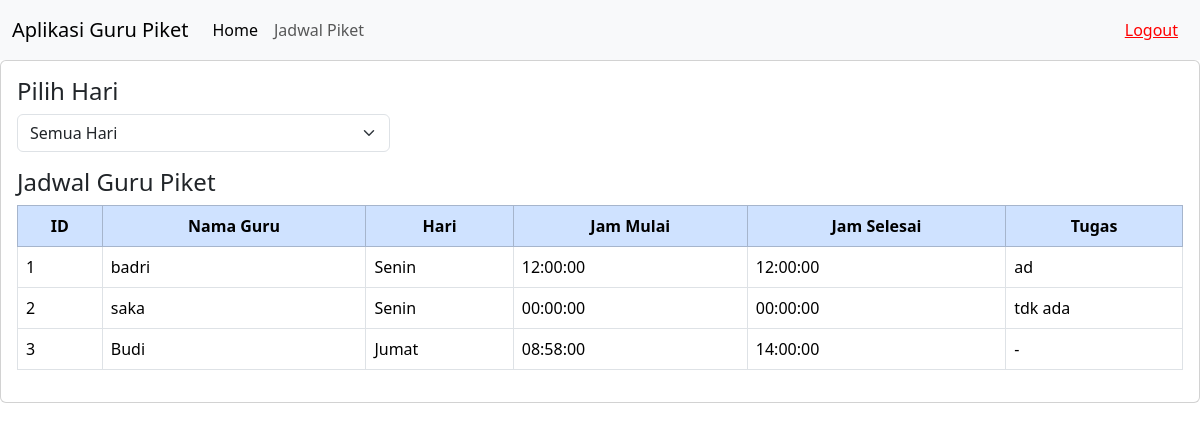
The app's page /home.php with its own data.
### tables this page shows
CREATE TABLE `jadwal_guru` (
  `id` int(11) NOT NULL,
  `nama_guru` varchar(100) NOT NULL,
  `hari` varchar(50) NOT NULL,
  `jam_mulai` time NOT NULL,
  `jam_selesai` time NOT NULL,
  `tugas` text NOT NULL
);

### home.php (the view, shortened to what this page needs)
<?php
include 'koneksi.php';
$hariDipilih = isset($_GET['hari']) ? $_GET['hari'] : 'Semua';
if ($hariDipilih === 'Semua') {
    $query = "SELECT * FROM jadwal_guru";
} else {
    $query = "SELECT * FROM jadwal_guru WHERE hari = '$hariDipilih'";
}
$result = mysqli_query($koneksi, $query);
?>
<!doctype html>
<html lang="en">
<head>
  <link href="https://cdn.jsdelivr.net/npm/bootstrap@5.3.3/dist/css/bootstrap.min.css" rel="stylesheet">
</head>
<body>
  <nav class="navbar navbar-expand-lg bg-body-tertiary">
    <div class="container-fluid">
      <a class="navbar-brand" href="#">Aplikasi Guru Piket</a>
      <div class="collapse navbar-collapse" id="navbarSupportedContent">
        <ul class="navbar-nav me-auto mb-2 mb-lg-0">
          <li class="nav-item">
            <a class="nav-link active" aria-current="page" href="home.php">Home</a>
          </li>
          <li class="nav-item">
            <a class="nav-link" href="jadwal_piket.php">Jadwal Piket</a>
          </li>
        </ul>
        <div class="d-flex">
          <a href="logout.php" style="float: right; margin: 10px; color: red;">Logout</a>
        </div>
      </div>
    </div>
  </nav>
  <div class="card">
    <div class="card-body">
      <h4>Pilih Hari</h4>
      <form method="GET" action="">
        <div class="row mb-3">
          <div class="col-md-4">
            <select name="hari" class="form-select" onchange="this.form.submit()">
              <option value="Semua" <?= $hariDipilih === 'Semua' ? 'selected' : ''; ?>>Semua Hari</option>
            </select>
          </div>
        </div>
      </form>
      <h4>Jadwal Guru Piket<?= $hariDipilih === 'Semua' ? '' : ' untuk Hari: ' . $hariDipilih; ?></h4>
      <table class="table table-bordered" cellpadding="10" cellspacing="0" style="width: 100%;">
        <thead class="table-primary text-center">
          <th>ID</th>
          <th>Nama Guru</th>
          <?php if ($hariDipilih === 'Semua') : ?>
            <th>Hari</th>
          <?php endif; ?>
          <th>Jam Mulai</th>
          <th>Jam Selesai</th>
          <th>Tugas</th>
        </thead>
        <?php if (mysqli_num_rows($result) > 0) : ?>
          <?php
            $id = 1;
            while ($row = mysqli_fetch_assoc($result)) : ?>
            <tr>
              <td><?= $id++ ?></td>
              <td><?= $row['nama_guru']; ?></td>
              <?php if ($hariDipilih === 'Semua') : ?>
                <td><?= $row['hari']; ?></td>
              <?php endif; ?>
              <td><?= $row['jam_mulai']; ?></td>
              <td><?= $row['jam_selesai']; ?></td>
              <td><?= $row['tugas']; ?></td>
            </tr>
          <?php endwhile; ?>
        <?php else : ?>
          <tr>
            <td colspan="6" class="text-center">Tidak ada data.</td>
          </tr>
        <?php endif; ?>
      </table>
    </div>
  </div>
</body>
</html>

### records on screen
jadwal_guru: nama_guru "badri", hari "Senin", jam_mulai "12:00:00", jam_selesai "12:00:00", tugas "ad"
jadwal_guru: nama_guru "saka", hari "Senin", jam_mulai "00:00:00", jam_selesai "00:00:00", tugas "tdk ada"
jadwal_guru: nama_guru "Budi", hari "Jumat", jam_mulai "08:58:00", jam_selesai "14:00:00", tugas "-"
